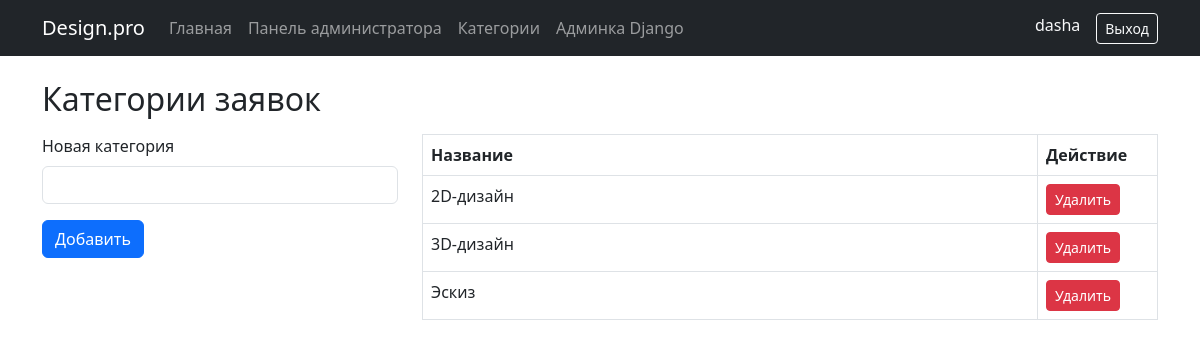
The page /panel/categories/ (signed in) on the database as committed earlier.
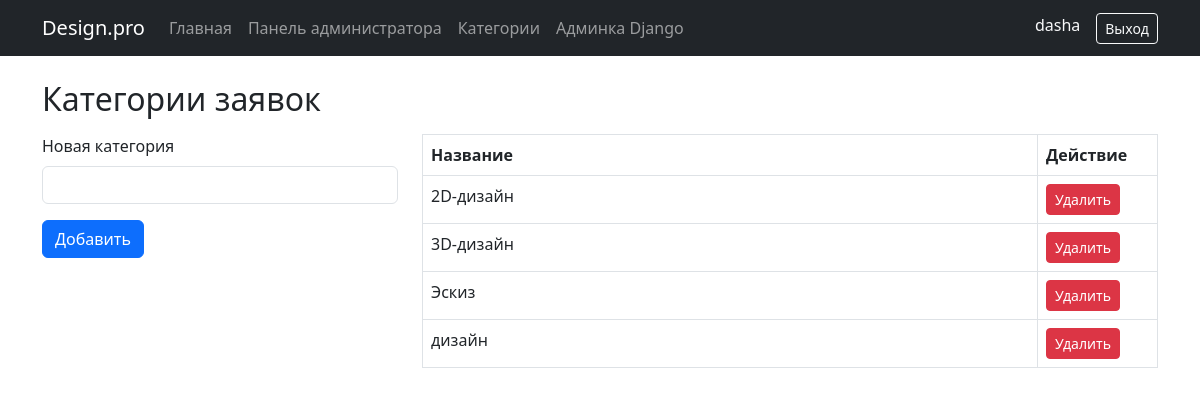
The same page on the database as committed later.
### portal/models.py (models this page shows, shortened)
class Category(models.Model):
    name = models.CharField('Название категории', max_length=100, unique=True)
    class Meta:
        verbose_name = 'Категория'
        verbose_name_plural = 'Категории'
        ordering = ['name']

### portal/views.py (the view)
# urls.py: path('panel/categories/', views.category_list, name='category_list'),
@user_passes_test(is_admin, login_url='login')
def category_list(request):
    if request.method == 'POST':
        form = CategoryForm(request.POST)
        if form.is_valid():
            form.save()
            messages.success(request, 'Категория добавлена.')
            return redirect('category_list')
    else:
        form = CategoryForm()
    categories = Category.objects.all()
    return render(
        request,
        'portal/category_list.html',
        {'form': form, 'categories': categories},
    )

### portal/forms.py
class CategoryForm(forms.ModelForm):
    class Meta:
        model = Category
        fields = ['name']
        widgets = {
            'name': forms.TextInput(attrs={'class': 'form-control'}),
        }

### portal/views.py (called while the page is built)
def is_admin(user):
    return user.is_authenticated and user.is_superuser

### templates/portal/category_list.html (shortened to what this page needs)
{% extends 'base.html' %}
{% block content %}
<h2>Категории заявок</h2>
<div class="row mt-3">
    <div class="col-md-4 mb-3">
        <form method="post" novalidate>
            <div class="mb-3">
                <label for="{{ form.name.id_for_label }}" class="form-label">Новая категория</label>
                {{ form.name }}
            </div>
            <button type="submit" class="btn btn-primary">Добавить</button>
        </form>
    </div>
    <div class="col-md-8">
        <table class="table table-bordered">
            <thead>
                <tr>
                    <th>Название</th>
                    <th style="width: 120px;">Действие</th>
                </tr>
            </thead>
            <tbody>
                {% for cat in categories %}
                    <tr>
                        <td>{{ cat.name }}</td>
                        <td><a href="{% url 'category_delete' cat.pk %}" class="btn btn-danger btn-sm">Удалить</a></td>
                    </tr>
                {% empty %}
                    <tr><td colspan="2" class="text-muted">Категорий нет</td></tr>
                {% endfor %}
            </tbody>
        </table>
    </div>
</div>
{% endblock %}

Rows that differ between the two databases and show on the page:
added Category: name "дизайн"
